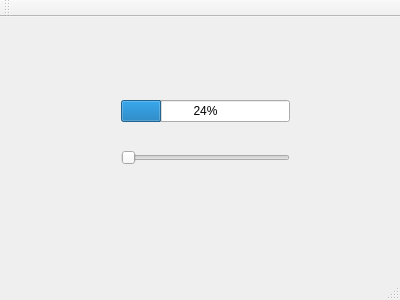
<?xml version="1.0" encoding="UTF-8"?>
<ui version="4.0">
 <class>MainWindow</class>
 <widget class="QMainWindow" name="MainWindow">
  <property name="geometry">
   <rect>
    <x>0</x>
    <y>0</y>
    <width>400</width>
    <height>300</height>
   </rect>
  </property>
  <property name="windowTitle">
   <string>MainWindow</string>
  </property>
  <widget class="QWidget" name="centralWidget">
   <widget class="QWidget" name="">
    <property name="geometry">
     <rect>
      <x>110</x>
      <y>50</y>
      <width>191</width>
      <height>131</height>
     </rect>
    </property>
    <layout class="QVBoxLayout" name="verticalLayout">
     <item>
      <widget class="QProgressBar" name="progressBar">
       <property name="value">
        <number>24</number>
       </property>
      </widget>
     </item>
     <item>
      <widget class="QSlider" name="horizontalSlider">
       <property name="orientation">
        <enum>Qt::Horizontal</enum>
       </property>
      </widget>
     </item>
    </layout>
   </widget>
  </widget>
  <widget class="QMenuBar" name="menuBar">
   <property name="geometry">
    <rect>
     <x>0</x>
     <y>0</y>
     <width>400</width>
     <height>22</height>
    </rect>
   </property>
  </widget>
  <widget class="QToolBar" name="mainToolBar">
   <attribute name="toolBarArea">
    <enum>TopToolBarArea</enum>
   </attribute>
   <attribute name="toolBarBreak">
    <bool>false</bool>
   </attribute>
  </widget>
  <widget class="QStatusBar" name="statusBar"/>
 </widget>
 <layoutdefault spacing="6" margin="11"/>
 <resources/>
 <connections/>
</ui>
